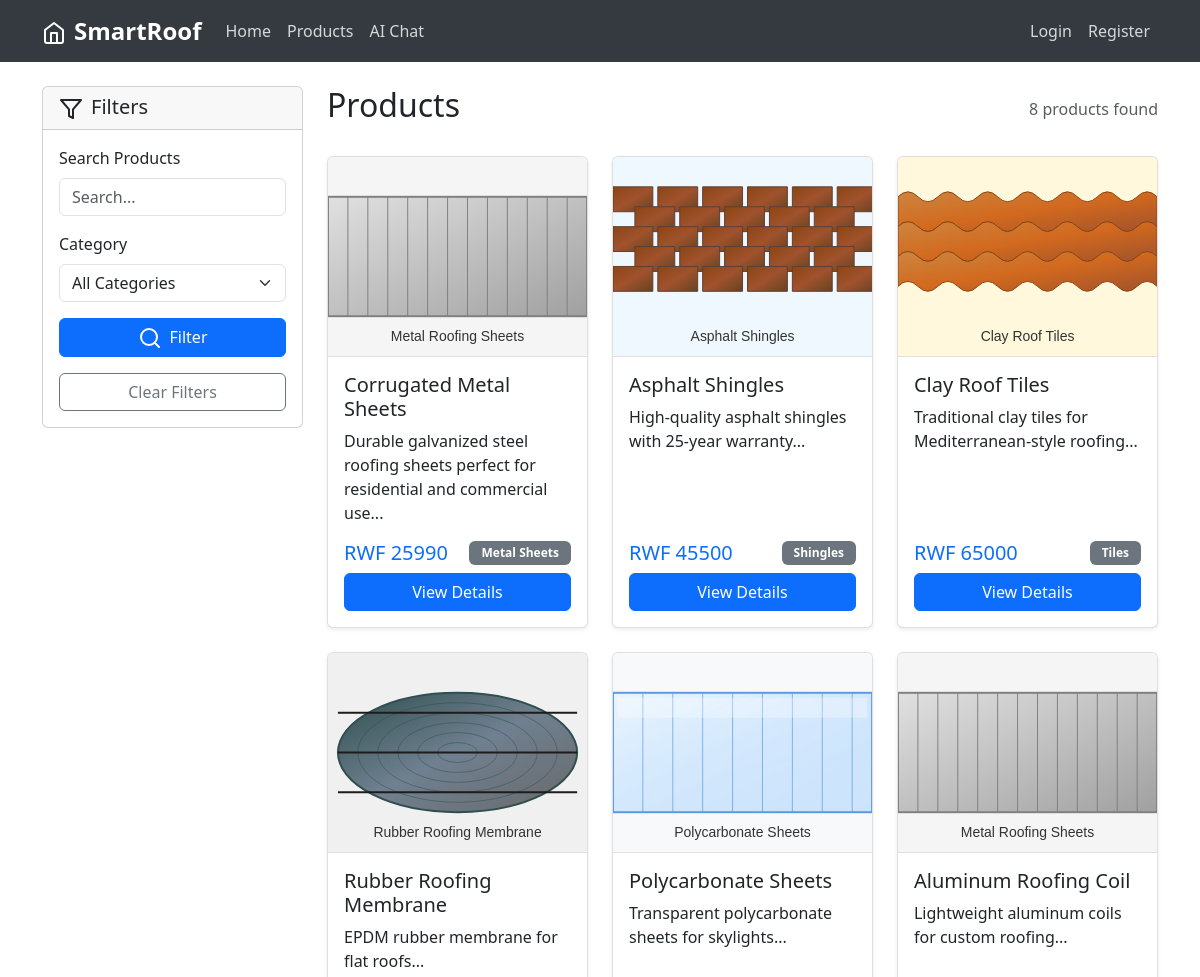
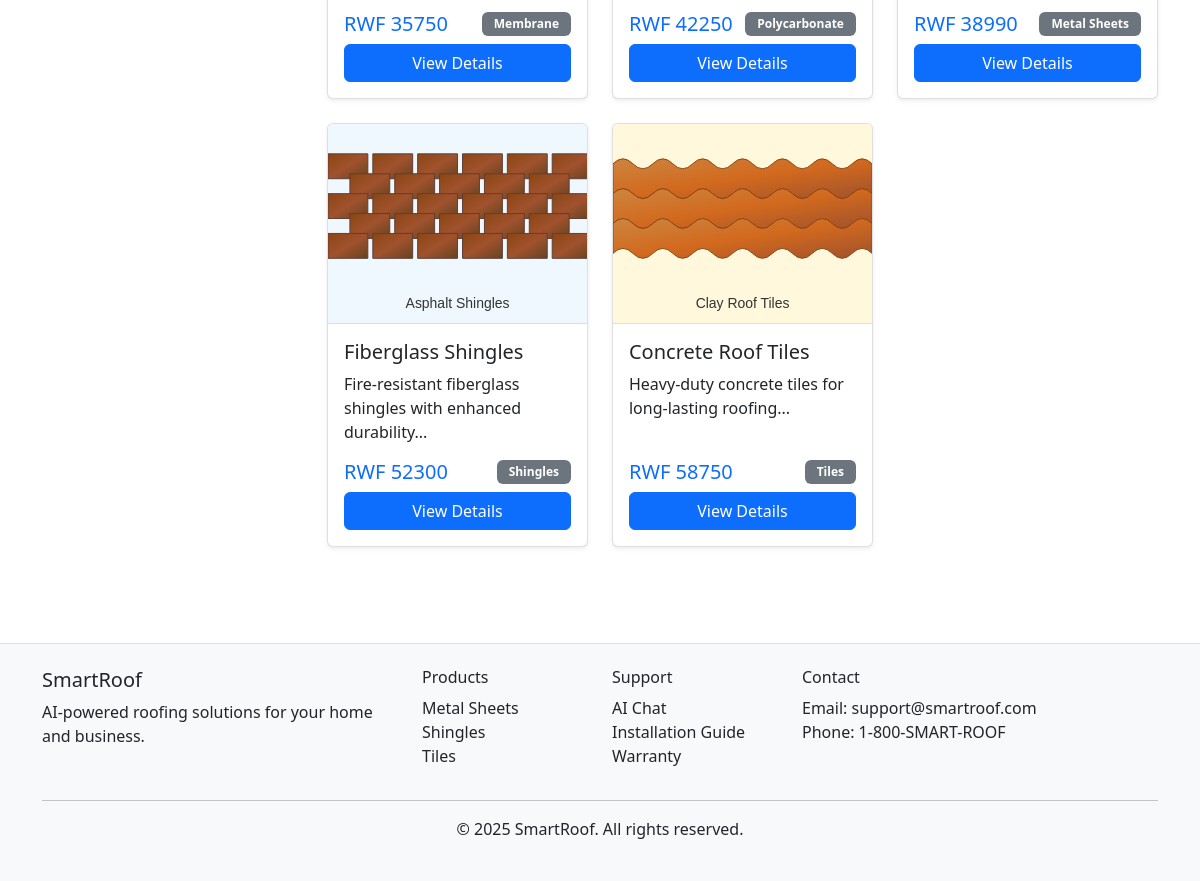
Page /products on the committed database (2 pictures, top to bottom).
### tables this page shows
CREATE TABLE products (
            id INTEGER PRIMARY KEY AUTOINCREMENT,
            name TEXT NOT NULL,
            description TEXT,
            price REAL NOT NULL,
            category TEXT NOT NULL,
            image_url TEXT,
            stock INTEGER DEFAULT 100,
            created_at TIMESTAMP DEFAULT CURRENT_TIMESTAMP
        );

### routes.py (the view)
@app.route('/products')
def products():
    products_dict = Product.get_all()
    category = request.args.get('category', '')
    search = request.args.get('search', '')
    filtered_products = list(products_dict.values())
    if category:
        filtered_products = [p for p in filtered_products if p.category == category]
    if search:
        filtered_products = [p for p in filtered_products
                           if search.lower() in p.name.lower() or
                              search.lower() in p.description.lower()]
    categories = list(set(p.category for p in products_dict.values()))
    return render_template('products.html',
                         products=filtered_products,
                         categories=categories,
                         selected_category=category,
                         search_query=search)

### database.py (called while the page is built)
def get_db_connection():
    conn = sqlite3.connect(DATABASE_PATH)
    conn.row_factory = sqlite3.Row
    return conn

### models.py (called while the page is built)
    @staticmethod
    def get_all():
        conn = get_db_connection()
        products = conn.execute('SELECT * FROM products').fetchall()
        conn.close()
        return {product['id']: Product(
            product['id'], product['name'], product['description'],
            product['price'], product['category'], product['image_url'],
            product['stock'], product['created_at']
        ) for product in products}

### templates/products.html (shortened to what this page needs)
{% extends "base.html" %}
{% block content %}
<div class="container py-4">
    <div class="row">
        <div class="col-lg-3 mb-4">
            <div class="card">
                <div class="card-header">
                    <h5 class="mb-0">
                        <i data-feather="filter" class="me-2"></i>Filters
                    </h5>
                </div>
                <div class="card-body">
                    <form method="GET" class="mb-3">
                        <div class="mb-3">
                            <label for="search" class="form-label">Search Products</label>
                            <input type="text" class="form-control" id="search" name="search"
                                   value="{{ search_query }}" placeholder="Search...">
                        </div>
                        <div class="mb-3">
                            <label for="category" class="form-label">Category</label>
                            <select class="form-select" id="category" name="category">
                                <option value="">All Categories</option>
                            </select>
                        </div>
                        <button type="submit" class="btn btn-primary w-100 no-global-loader">
                            <i data-feather="search" class="me-2"></i>Filter
                        </button>
                    </form>
                    <a href="{{ url_for('products') }}" class="btn btn-outline-secondary w-100">
                        Clear Filters
                    </a>
                </div>
            </div>
        </div>
        <div class="col-lg-9">
            <div class="d-flex justify-content-between align-items-center mb-4">
                <h2>Products</h2>
                <span class="text-muted">{{ products|length }} products found</span>
            </div>
            {% if products %}
            <div class="row">
                {% for product in products %}
                <div class="col-md-4 mb-4">
                    <div class="card h-100 product-card">
                        <img src="{{ product.image_url }}" class="card-img-top" alt="{{ product.name }}">
                        <div class="card-body d-flex flex-column">
                            <h5 class="card-title">{{ product.name }}</h5>
                            <p class="card-text">{{ product.description[:100] }}...</p>
                            <div class="mt-auto">
                                <div class="d-flex justify-content-between align-items-center mb-2">
                                    <span class="h5 text-primary mb-0">RWF {{ (product.price * 1000)|int }}</span>
                                    <span class="badge bg-secondary">{{ product.category }}</span>
                                </div>
                                <a href="{{ url_for('product_detail', product_id=product.id) }}"
                                   class="btn btn-primary w-100">View Details</a>
                            </div>
                        </div>
                    </div>
                </div>
                {% endfor %}
            </div>
            {% endif %}
        </div>
    </div>
</div>
{% endblock %}

### static/css/style.css (style rules this page uses)
.card { transition: transform 0.2s ease-in-out; }
.product-card { height: 100%; display: flex; flex-direction: column; border: 1px solid rgba(0, 0, 0, 0.125); box-shadow: 0 0.125rem 0.25rem rgba(0, 0, 0, 0.075); transition: transform 0.2s ease-in-out, box-shadow 0.2s ease-in-out; }
.product-card .card-img-top { height: 200px; object-fit: cover; object-position: center; width: 100%; border-bottom: 1px solid rgba(0, 0, 0, 0.125); }
.product-card .card-body { flex: 1; display: flex; flex-direction: column; }
.btn { transition: all 0.2s ease-in-out; }
.badge { font-size: 0.75rem; padding: 0.375rem 0.75rem; }

### rows in the picture
products: image_url (picture), name "Corrugated Metal Sheets", description "Durable galvanized steel roofing sheets perfect for residential and commercial use", (product.price*1000)|int "25990", category "Metal Sheets"
products: image_url (picture), name "Asphalt Shingles", description "High-quality asphalt shingles with 25-year warranty", (product.price*1000)|int "45500", category "Shingles"
products: image_url (picture), name "Clay Roof Tiles", description "Traditional clay tiles for Mediterranean-style roofing", (product.price*1000)|int "65000", category "Tiles"
products: image_url (picture), name "Rubber Roofing Membrane", description "EPDM rubber membrane for flat roofs", (product.price*1000)|int "35750", category "Membrane"
products: image_url (picture), name "Polycarbonate Sheets", description "Transparent polycarbonate sheets for skylights", (product.price*1000)|int "42250", category "Polycarbonate"
products: image_url (picture), name "Aluminum Roofing Coil", description "Lightweight aluminum coils for custom roofing", (product.price*1000)|int "38990", category "Metal Sheets"
products: image_url (picture), name "Fiberglass Shingles", description "Fire-resistant fiberglass shingles with enhanced durability", (product.price*1000)|int "52300", category "Shingles"
products: image_url (picture), name "Concrete Roof Tiles", description "Heavy-duty concrete tiles for long-lasting roofing", (product.price*1000)|int "58750", category "Tiles"

### other values in the picture
{{ products|length }} "8"
